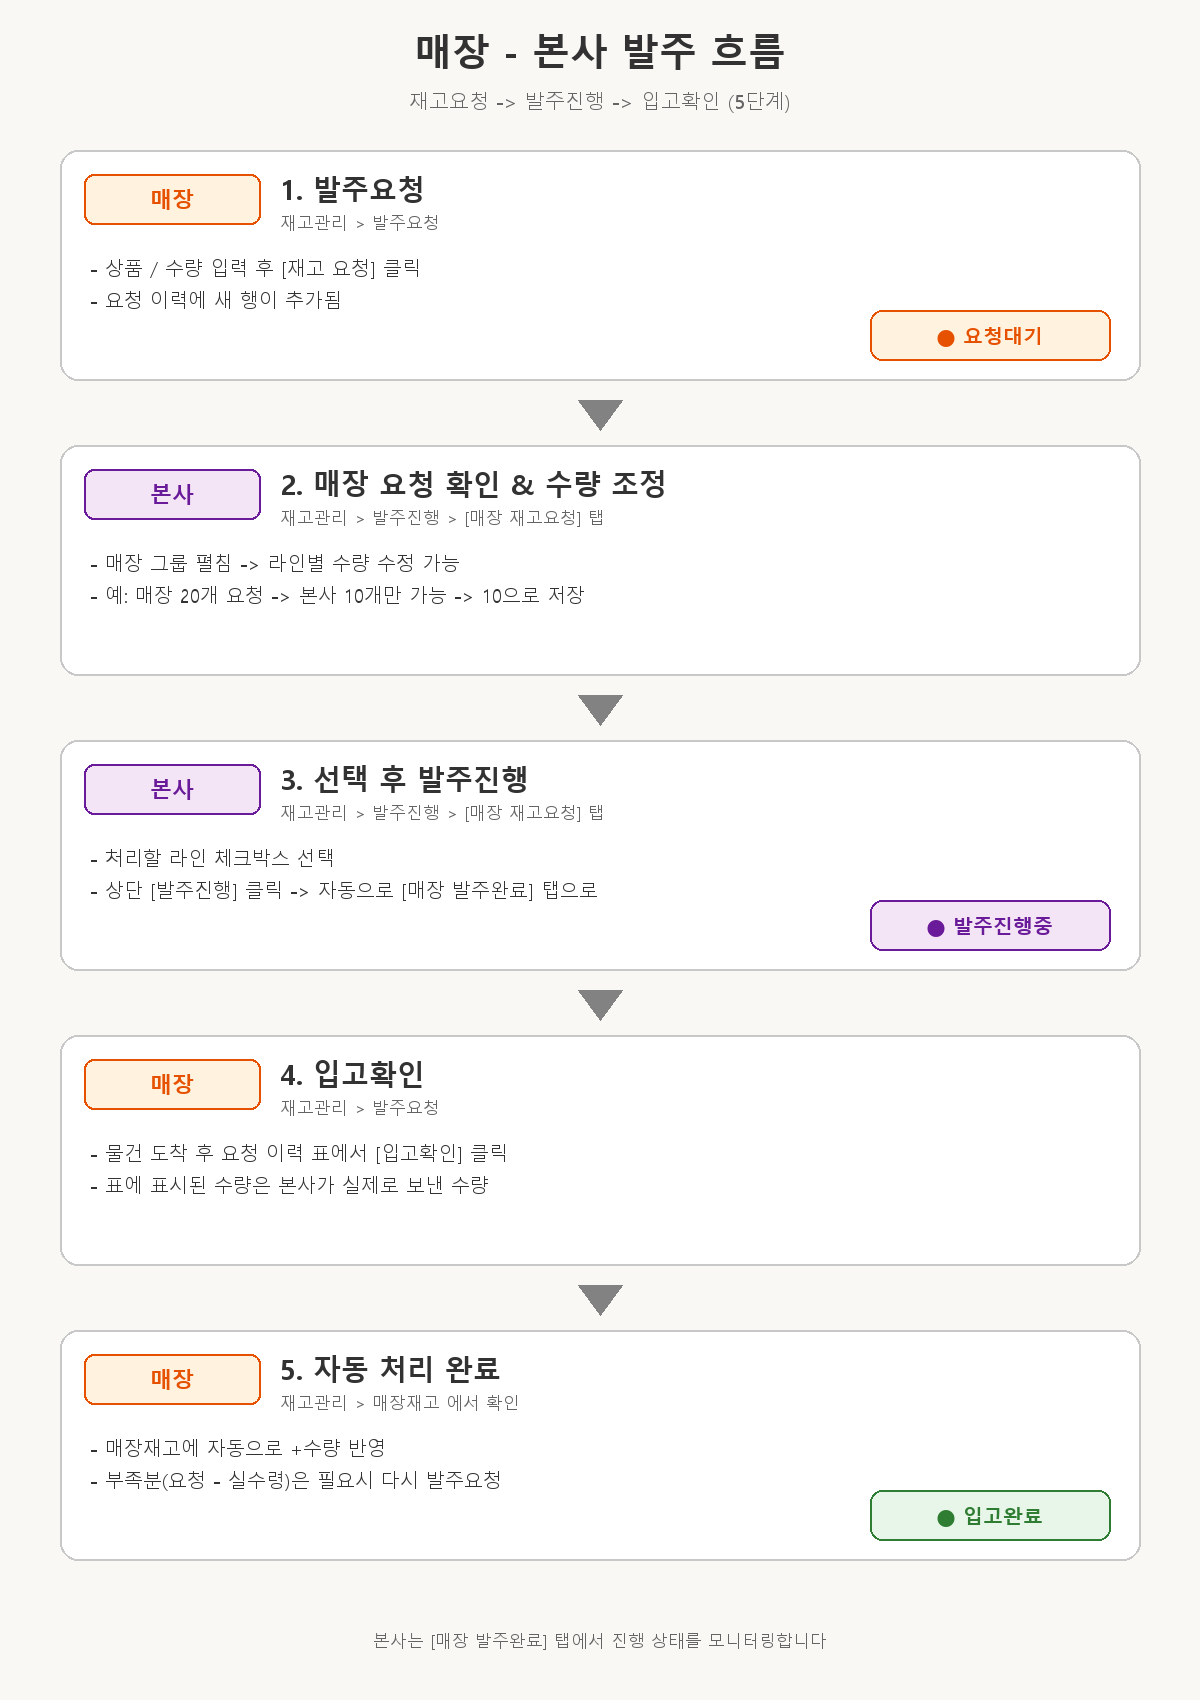

Write Python code to recreate this figure.
"""매장↔본사 발주 흐름 안내 이미지 생성 — PNG 출력"""
from PIL import Image, ImageDraw, ImageFont

# 캔버스
W, H = 1200, 1700
BG = (250, 248, 245)
img = Image.new('RGB', (W, H), BG)
draw = ImageDraw.Draw(img)

# 폰트 (Windows 맑은 고딕)
FONT_PATH = 'C:/Windows/Fonts/malgun.ttf'
FONT_PATH_BOLD = 'C:/Windows/Fonts/malgunbd.ttf'

def F(size, bold=False):
    return ImageFont.truetype(FONT_PATH_BOLD if bold else FONT_PATH, size)

# 컬러 팔레트
COL_STORE = (230, 81, 0)
COL_STORE_BG = (255, 243, 224)
COL_HQ    = (106, 27, 154)
COL_HQ_BG = (243, 229, 245)
COL_OK    = (46, 125, 50)
COL_OK_BG = (232, 245, 233)
COL_PEND  = (230, 81, 0)
COL_PEND_BG = (255, 243, 224)
COL_BORDER = (200, 200, 200)
COL_TEXT  = (50, 50, 50)
COL_TEXT2 = (100, 100, 100)
COL_ARROW = (130, 130, 130)

# 타이틀
draw.text((W//2, 50), '매장 - 본사 발주 흐름', font=F(38, True), fill=COL_TEXT, anchor='mm')
draw.text((W//2, 100), '재고요청 -> 발주진행 -> 입고확인 (5단계)', font=F(20), fill=COL_TEXT2, anchor='mm')

def step_box(y, who, who_color, who_bg, title, desc, menu, status_text, status_color, status_bg):
    pad = 60
    bx = pad
    bw = W - pad*2
    bh = 230
    draw.rounded_rectangle([bx, y, bx+bw, y+bh], radius=18, fill='white', outline=COL_BORDER, width=2)
    # 좌측 사용자 뱃지
    draw.rounded_rectangle([bx+24, y+24, bx+200, y+74], radius=10, fill=who_bg, outline=who_color, width=2)
    draw.text((bx+112, y+49), who, font=F(22, True), fill=who_color, anchor='mm')
    # 제목
    draw.text((bx+220, y+38), title, font=F(28, True), fill=COL_TEXT, anchor='lm')
    # 메뉴 경로
    draw.text((bx+220, y+72), menu, font=F(17), fill=COL_TEXT2, anchor='lm')
    # 설명
    line_y = y+118
    for line in desc:
        draw.text((bx+30, line_y), line, font=F(19), fill=COL_TEXT, anchor='lm')
        line_y += 32
    # 우측 상태 뱃지
    if status_text:
        bw2 = 240
        bx2 = bx + bw - bw2 - 30
        by2 = y + bh - 70
        draw.rounded_rectangle([bx2, by2, bx2+bw2, by2+50], radius=12, fill=status_bg, outline=status_color, width=2)
        draw.text((bx2+bw2//2, by2+25), status_text, font=F(20, True), fill=status_color, anchor='mm')

def arrow(y):
    cx = W // 2
    draw.polygon([(cx-22, y), (cx+22, y), (cx, y+30)], fill=COL_ARROW)

# 단계들
y = 150
step_box(y, '매장', COL_STORE, COL_STORE_BG,
         '1. 발주요청',
         ['- 상품 / 수량 입력 후 [재고 요청] 클릭',
          '- 요청 이력에 새 행이 추가됨'],
         '재고관리 > 발주요청',
         '● 요청대기', COL_PEND, COL_PEND_BG)
y += 250
arrow(y); y += 45

step_box(y, '본사', COL_HQ, COL_HQ_BG,
         '2. 매장 요청 확인 & 수량 조정',
         ['- 매장 그룹 펼침 -> 라인별 수량 수정 가능',
          '- 예: 매장 20개 요청 -> 본사 10개만 가능 -> 10으로 저장'],
         '재고관리 > 발주진행 > [매장 재고요청] 탭',
         '', None, None)
y += 250
arrow(y); y += 45

step_box(y, '본사', COL_HQ, COL_HQ_BG,
         '3. 선택 후 발주진행',
         ['- 처리할 라인 체크박스 선택',
          '- 상단 [발주진행] 클릭 -> 자동으로 [매장 발주완료] 탭으로'],
         '재고관리 > 발주진행 > [매장 재고요청] 탭',
         '● 발주진행중', COL_HQ, COL_HQ_BG)
y += 250
arrow(y); y += 45

step_box(y, '매장', COL_STORE, COL_STORE_BG,
         '4. 입고확인',
         ['- 물건 도착 후 요청 이력 표에서 [입고확인] 클릭',
          '- 표에 표시된 수량은 본사가 실제로 보낸 수량'],
         '재고관리 > 발주요청',
         '', None, None)
y += 250
arrow(y); y += 45

step_box(y, '매장', COL_STORE, COL_STORE_BG,
         '5. 자동 처리 완료',
         ['- 매장재고에 자동으로 +수량 반영',
          '- 부족분(요청 - 실수령)은 필요시 다시 발주요청'],
         '재고관리 > 매장재고 에서 확인',
         '● 입고완료', COL_OK, COL_OK_BG)

# 푸터
y_foot = H - 60
draw.text((W//2, y_foot), '본사는 [매장 발주완료] 탭에서 진행 상태를 모니터링합니다',
          font=F(17), fill=COL_TEXT2, anchor='mm')

img.save('preview-screenshots/stock-flow-guide.png', 'PNG', optimize=True)
print('SAVED preview-screenshots/stock-flow-guide.png', img.size)
